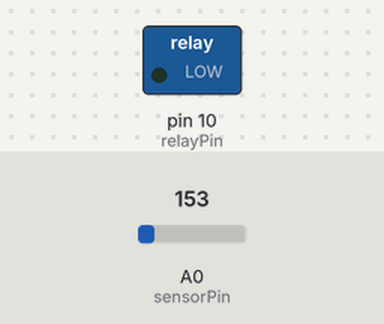
Recording of a sketch running on a simulated Arduino Uno, built with avr-gcc and run on an emulated ATmega328P. Shown: switched loads named in the sketch (green lamp = pin HIGH). Inputs (shaded band) come from the test bench; at power-on: A0 (sensorPin) = 153.

Above: at 2.8 s.
2.9 s: A0 (sensorPin) set to 208
5.6 s: A0 (sensorPin) set to 228
At 7.2 s:
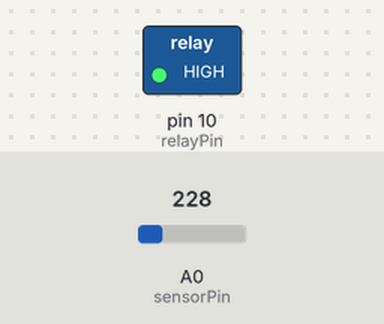
8.3 s: A0 (sensorPin) set to 191
At 11.2 s:
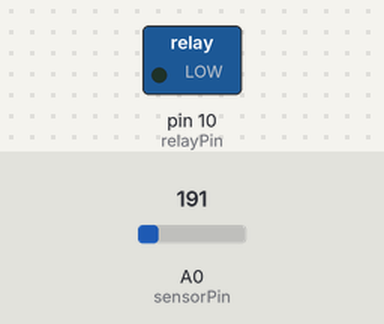
11.5 s: A0 (sensorPin) set to 221
At 12.9 s:
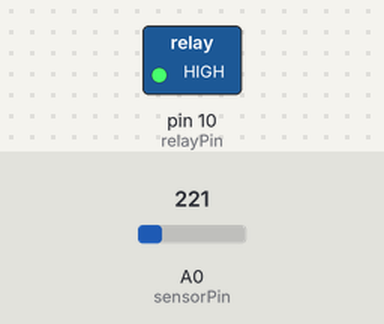
Timing chart, 0 to 14.5 s (numbered marks = the images above; inputs shaded):
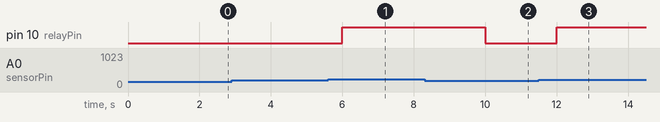

The sketch:

v112.ino
```cpp
/*
 * Will Keyser
 * 2013
 */
// desired temperature in deg F
int threshold = 70;

//Relay Driver Variables
const int relayPin = 10;

//TMP36 Pin Variables
const int sensorPin = A0; //the analog pin the TMP36's Vout (sense) pin is connected to
                        //the resolution is 10 mV / degree centigrade with a
                        //500 mV offset to allow for negative temperatures

/*
 * setup() - this function runs once when you turn your Arduino on
 * We initialize the serial connection with the computer
 */
void setup()
{
  Serial.begin(9600);  //Start the serial connection with the computer
                       //to view the result open the serial monitor

  pinMode(relayPin, OUTPUT);
}

void loop()                     // run over and over again
{
 //getting the voltage reading from the temperature sensor
 int reading = analogRead(sensorPin);

 // converting that reading to voltage, assuming AREF is 3.3V
 float voltage = reading * 3.3;
 voltage /= 1024.0;

 // find temperature
 float temperatureC = (voltage - 0.5) * 100 ;  //converting from 10 mv per degree wit 500 mV offset
                                               //to degrees ((volatge - 500mV) times 100)

 // now convert to Fahrenheight
 float temperatureF = (temperatureC * 9.0 / 5.0) + 32.0;

 if (temperatureF > threshold) {
    digitalWrite(relayPin, HIGH);
  }
  else {
    digitalWrite(relayPin,LOW);
  }


 delay(2000);                                     //waiting a second
}
```

Measured:
- the behaviour switches between 220 and 221 on A0 (sensorPin) (found by bisection; images 0 and 1)
- after the input at 2.9 s, every drawn part: stays the same
- after the input at 5.6 s, pin 10 (relayPin): LOW → HIGH after 0.40 s
- after the input at 8.3 s, pin 10 (relayPin): HIGH → LOW after 1.7 s
- after the input at 11.5 s, pin 10 (relayPin): LOW → HIGH after 0.50 s
